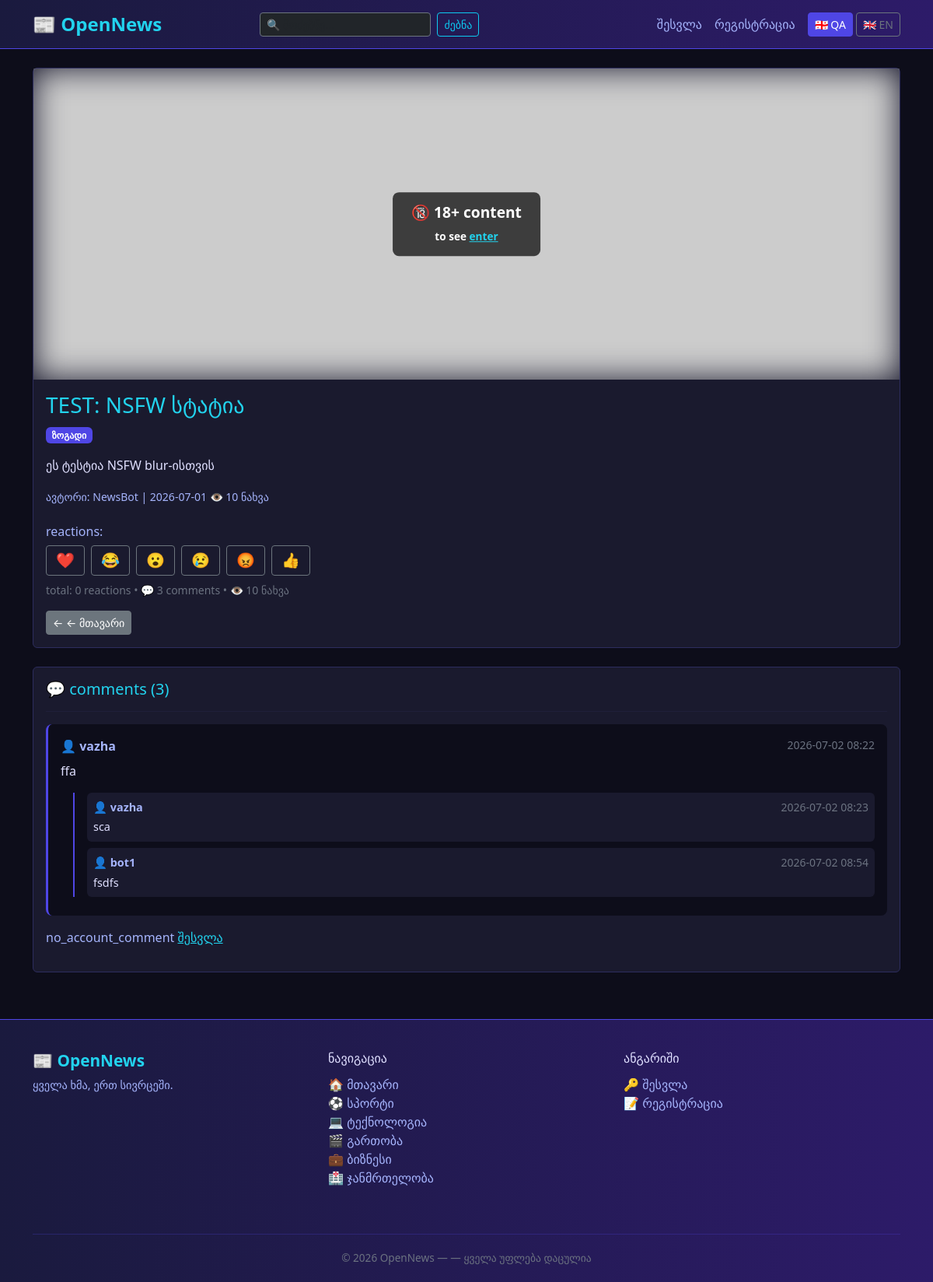
Page /post/61 on the committed database.
### models.py (models this page shows, shortened)
class Post(db.Model):
    id = db.Column(db.Integer, primary_key=True)
    title = db.Column(db.String(200), nullable=False)
    content = db.Column(db.Text, nullable=False)
    category = db.Column(db.String(50), nullable=False, default='ზოგადი')
    image_url = db.Column(db.String(500), nullable=True)
    image_filename = db.Column(db.String(200), nullable=True)
    youtube_url = db.Column(db.String(200), nullable=True)
    created_at = db.Column(db.DateTime, default=datetime.utcnow)
    author_id = db.Column(db.Integer, db.ForeignKey('user.id'), nullable=False)
    is_nsfw = db.Column(db.Boolean, default=False)
    views = db.Column(db.Integer, default=0)
    comments = db.relationship('Comment', backref='post', lazy=True, cascade='all, delete-orphan')
    likes = db.relationship('Like', backref='post', lazy=True, cascade='all, delete-orphan')

class User(db.Model, UserMixin):
    id = db.Column(db.Integer, primary_key=True)
    username = db.Column(db.String(80), unique=True, nullable=False)
    email = db.Column(db.String(120), unique=True, nullable=False)
    password_hash = db.Column(db.String(200), nullable=False)
    avatar = db.Column(db.String(200), nullable=True)
    created_at = db.Column(db.DateTime, default=datetime.utcnow)
    birth_date = db.Column(db.Date, nullable=True)
    role = db.Column(db.String(20), default="user")
    posts = db.relationship('Post', backref='author', lazy=True)

class Comment(db.Model):
    id = db.Column(db.Integer, primary_key=True)
    content = db.Column(db.Text, nullable=False)
    created_at = db.Column(db.DateTime, default=datetime.utcnow)
    author_id = db.Column(db.Integer, db.ForeignKey('user.id'), nullable=False)
    post_id = db.Column(db.Integer, db.ForeignKey('post.id'), nullable=False)
    parent_id = db.Column(db.Integer, db.ForeignKey('comment.id'), nullable=True)
    author = db.relationship('User', backref='comments')
    replies = db.relationship('Comment', backref=db.backref('parent', remote_side=[id]), lazy=True)

### routes.py (the view)
@app.route('/post/<int:id>')
def post_detail(id):
    post = Post.query.get_or_404(id)
    post.views += 1
    db.session.commit()
    return render_template('post_detail.html', post=post)

### templates/post_detail.html (shortened to what this page needs)
{% extends 'base.html' %}
{% block content %}
<div class="card mb-3">
    {% if post.image_filename or post.image_url %}
        {% set img_src = url_for('static', filename='uploads/' + post.image_filename) if post.image_filename else post.image_url %}
        {% if post.is_nsfw %}
            {% if current_user.is_authenticated and current_user.is_adult %}
                <div style="position: relative; overflow: hidden; cursor: pointer;"
                     onclick="
                         document.getElementById('nsfw-img').style.filter = 'none';
                         document.getElementById('nsfw-text').style.display = 'none';
                     ">
                    <img id="nsfw-img" src="{{ img_src }}" class="card-img-top"
                         style="max-height: 400px; object-fit: cover; filter: blur(20px);">
                    <div id="nsfw-text"
                         style="position: absolute; top: 50%; left: 50%;
                                transform: translate(-50%, -50%);
                                background: rgba(0,0,0,0.7); padding: 12px 24px;
                                border-radius: 8px; color: white; font-weight: bold;
                                font-size: 1.2rem; white-space: nowrap;">
                        ⚠️ NSFW — 18+ {{ t("content") }}
                    </div>
                </div>
            {% else %}
                <div style="position: relative; overflow: hidden;">
                    <img src="{{ img_src }}" class="card-img-top"
                         style="max-height: 400px; object-fit: cover; filter: blur(20px);">
                    <div style="position: absolute; top: 50%; left: 50%;
                                transform: translate(-50%, -50%);
                                background: rgba(0,0,0,0.7); padding: 12px 24px;
                                border-radius: 8px; color: white; font-weight: bold;
                                font-size: 1.2rem; text-align: center;">
                        🔞 18+ {{ t("content") }}<br>
                        <small style="font-size: 0.85rem;">
                            {% if not current_user.is_authenticated %}
                                to see <a href="{{ url_for('login') }}" style="color: #22d3ee;">{{ t("enter") }}</a>
                            {% else %}
                                to see, you must be an adult user. Please update your profile.
                            {% endif %}
                        </small>
                    </div>
                </div>
            {% endif %}
        {% else %}
            <img src="{{ img_src }}" class="card-img-top" style="max-height: 400px; object-fit: cover;">
        {% endif %}
    {% endif %}
    <div class="card-body">
        <h3 class="card-title" style="color: #22d3ee;">{{ t(post.title) }}</h3>
        <span class="badge mb-3" style="background-color: #4f46e5;">{{ tc(post.category) }}</span>
        <p class="card-text">{{ t(post.content) }}</p>
        <small style="color: #a5b4fc;">
            {{ t("author") }}: {{ post.author.username }} |
            {{ post.created_at.strftime('%Y-%m-%d') }}
            👁️ {{ post.views }} {{ t("views") }}
        </small>
        <div class="mt-4">
            <h6 style="color: #a5b4fc;">{{ t("reactions") }}:</h6>
            {% set reactions = ['❤️', '😂', '😮', '😢', '😡', '👍'] %}
            {% set user_reaction = namespace(value='') %}
            {% if current_user.is_authenticated %}
                {% for like in post.likes %}
                    {% if like.user_id == current_user.id %}
                        {% set user_reaction.value = like.reaction %}
                    {% endif %}
                {% endfor %}
            {% endif %}
            <div class="d-flex flex-wrap gap-2">
                {% for emoji in reactions %}
                    {% set count = post.likes | selectattr('reaction', 'equalto', emoji) | list | length %}
                    {% if current_user.is_authenticated %}
                        <form action="{{ url_for('like_post', id=post.id) }}" method="POST" style="display: inline;">
                            <input type="hidden" name="reaction" value="{{ emoji }}">
                            <button type="submit"
                                    class="btn btn-sm {% if user_reaction.value == emoji %}btn-primary{% else %}btn-outline-secondary{% endif %}"
                                    style="font-size: 1.2rem; padding: 4px 12px;">
                                {{ emoji }}{% if count > 0 %} <span style="font-size: 0.8rem;">{{ count }}</span>{% endif %}
                            </button>
                        </form>
                    {% else %}
                        <a href="{{ url_for('login') }}" class="btn btn-sm btn-outline-secondary"
                           style="font-size: 1.2rem; padding: 4px 12px;">
                            {{ emoji }}{% if count > 0 %} <span style="font-size: 0.8rem;">{{ count }}</span>{% endif %}
                        </a>
                    {% endif %}
                {% endfor %}
            </div>
            <small class="mt-2 d-block" style="color: #6b7280;">
                {{ t("total") }}: {{ post.likes|length }} {{ t("reactions") }} • 💬 {{ post.comments|length }} {{ t("comments") }} • 👁️ {{ post.views }} {{ t("views") }}
            </small>
        </div>
        <div class="mt-3">
            <a href="{{ url_for('index') }}" class="btn btn-sm btn-secondary">← {{ t("back_home") }}</a>
        </div>
    </div>
</div>
<div class="card mt-4">
    <div class="card-body">
        <h5 style="color: #22d3ee;">💬 {{ t("comments") }} ({{ post.comments|length }})</h5>
        <hr style="border-color: #2d2d5e;">
        {% if post.comments %}
            {% for comment in post.comments %}
                {% if not comment.parent_id %}
                <div class="mb-3 p-3" style="background: #0d0d1a; border-radius: 8px; border-left: 3px solid #4f46e5;">
                    <div class="d-flex justify-content-between">
                        <strong style="color: #a5b4fc;">👤 {{ comment.author.username }}</strong>
                        <small style="color: #6b7280;">{{ comment.created_at.strftime('%Y-%m-%d %H:%M') }}</small>
                    </div>
                    <p class="mt-2 mb-2">{{ comment.content }}</p>
                    {% if comment.replies %}
                    <div class="mt-3" style="border-left: 2px solid #4f46e5; padding-left: 16px; margin-left: 16px;">
                        {% for reply in comment.replies %}
                        <div class="mb-2 p-2" style="background: #1a1a2e; border-radius: 6px;">
                            <div class="d-flex justify-content-between">
                                <strong style="color: #a5b4fc; font-size: 0.9rem;">👤 {{ reply.author.username }}</strong>
                                <small style="color: #6b7280;">{{ reply.created_at.strftime('%Y-%m-%d %H:%M') }}</small>
                            </div>
                            <p class="mt-1 mb-0" style="font-size: 0.9rem;">{{ reply.content }}</p>
                        </div>
                        {% endfor %}
                    </div>
                    {% endif %}
                </div>
                {% endif %}
            {% endfor %}
        {% else %}
            <p style="color: #6b7280;">{{ t("no_comments") }}</p>
        {% endif %}
        {% if current_user.is_authenticated %}
            <hr style="border-color: #2d2d5e;">
            <form action="{{ url_for('add_comment', id=post.id) }}" method="POST">
                <div class="mb-3">
                    <label class="form-label">{{ t("add_comment") }}</label>
                    <textarea name="content" rows="3"
                              class="form-control bg-dark text-light border-secondary"
                              placeholder="{{ t("write_comment") }}" required></textarea>
                </div>
                <button type="submit" class="btn btn-primary">{{ t("add_comment") }}</button>
            </form>
        {% else %}
            <p style="color: #a5b4fc;">
                {{ t("no_account_comment") }}
                <a href="{{ url_for('login') }}" style="color: #22d3ee;">{{ t("login") }}</a>
            </p>
        {% endif %}
    </div>
</div>
{% endblock %}

### templates/base.html (shortened to what this page needs)
<!DOCTYPE html>
<html lang="ka">
<head>
    <link href="https://cdn.jsdelivr.net/npm/bootstrap@5.3.0/dist/css/bootstrap.min.css" rel="stylesheet">
</head>
<body>
{% include 'navbar.html' %}
<div class="container">
    {% block content %}{% endblock %}
</div>
{% include 'footer.html' %}
</body>
</html>

### templates/navbar.html (shortened to what this page needs)
<nav class="navbar navbar-expand-lg mb-4">
    <div class="container">
        <a class="navbar-brand" href="{{ url_for('index') }}">📰 {{ t('site_name') }}</a>
        <div class="collapse navbar-collapse" id="navbarContent">
            <form action="{{ url_for('search') }}" method="GET" class="d-flex mx-auto my-2 my-lg-0">
                <input type="text" name="q"
                       placeholder="{{ t('search_placeholder') }}"
                       class="form-control form-control-sm bg-dark text-light border-secondary"
                       style="width: 220px;">
                <button type="submit" class="btn btn-sm btn-outline-info ms-2">{{ t('search') }}</button>
            </form>
            <div class="navbar-nav ms-auto align-items-lg-center">
                {% if current_user.is_authenticated %}
                    <a class="nav-link" href="{{ url_for('add_post') }}">{{ t('add_post') }}</a>
                    <a class="nav-link" href="{{ url_for('profile') }}">👤 {{ current_user.username }}</a>
                    <a class="nav-link" href="{{ url_for('logout') }}">{{ t('logout') }}</a>
                {% else %}
                    <a class="nav-link" href="{{ url_for('login') }}">{{ t('login') }}</a>
                    <a class="nav-link" href="{{ url_for('register') }}">{{ t('register') }}</a>
                {% endif %}
                <div class="d-flex gap-1 ms-lg-2">
                    <a href="{{ url_for('set_language', lang='ka') }}"
                       class="btn btn-sm {% if session.get('lang', 'ka') == 'ka' %}btn-primary{% else %}btn-outline-secondary{% endif %}">
                        🇬🇪 QA
                    </a>
                    <a href="{{ url_for('set_language', lang='en') }}"
                       class="btn btn-sm {% if session.get('lang') == 'en' %}btn-primary{% else %}btn-outline-secondary{% endif %}">
                        🇬🇧 EN
                    </a>
                </div>
            </div>
        </div>
    </div>
</nav>

### templates/footer.html
<footer style="background: linear-gradient(90deg, #1a1a3e, #2d1b69);
               border-top: 1px solid #4f46e5;
               margin-top: 60px; padding: 40px 0 20px;">
    <div class="container">
        <div class="row">
            <div class="col-md-4 mb-4">
                <h5 style="color: #22d3ee; font-weight: bold; font-size: 1.3rem;">
                    📰 OpenNews
                </h5>
                <p style="color: #a5b4fc; font-size: 0.9rem;">
                    {{ t('every voice, one place') }}
                </p>
            </div>
            <div class="col-md-4 mb-4">
                <h6 style="color: #e0e0ff; margin-bottom: 12px;">{{ t('navigation') }}</h6>
                <ul class="list-unstyled">
                    <li><a href="{{ url_for('index') }}"
                           style="color: #a5b4fc; text-decoration: none;">🏠 {{ t('home') }}</a></li>
                    <li><a href="{{ url_for('index', category='სპორტი') }}"
                           style="color: #a5b4fc; text-decoration: none;">⚽ {{ t('sports') }}</a></li>
                    <li><a href="{{ url_for('index', category='ტექნოლოგია') }}"
                           style="color: #a5b4fc; text-decoration: none;">💻 {{ t('technology') }}</a></li>
                    <li><a href="{{ url_for('index', category='გართობა') }}"
                           style="color: #a5b4fc; text-decoration: none;">🎬 {{ t('entertainment') }}</a></li>
                    <li><a href="{{ url_for('index', category='ბიზნესი') }}"
                           style="color: #a5b4fc; text-decoration: none;">💼 {{ t('business') }}</a></li>
                    <li><a href="{{ url_for('index', category='ჯანმრთელობა') }}"
                           style="color: #a5b4fc; text-decoration: none;">🏥 {{ t('health') }}</a></li>
                </ul>
            </div>
            <div class="col-md-4 mb-4">
                <h6 style="color: #e0e0ff; margin-bottom: 12px;">{{ t('account') }}</h6>
                <ul class="list-unstyled">
                    {% if current_user.is_authenticated %}
                        <li><a href="{{ url_for('profile') }}"
                               style="color: #a5b4fc; text-decoration: none;">👤 {{ t('profile') }}</a></li>
                        <li><a href="{{ url_for('add_post') }}"
                               style="color: #a5b4fc; text-decoration: none;">✏️ {{ t('add_post') }}</a></li>
                        <li><a href="{{ url_for('logout') }}"
                               style="color: #a5b4fc; text-decoration: none;">🚪 {{ t('logout') }}</a></li>
                    {% else %}
                        <li><a href="{{ url_for('login') }}"
                               style="color: #a5b4fc; text-decoration: none;">🔑 {{ t('login') }}</a></li>
                        <li><a href="{{ url_for('register') }}"
                               style="color: #a5b4fc; text-decoration: none;">📝 {{ t('register') }}</a></li>
                    {% endif %}
                </ul>
            </div>
        </div>
        <hr style="border-color: #4f46e5; margin: 20px 0;">
        <div class="text-center">
            <p style="color: #6b7280; font-size: 0.85rem; margin: 0;">
                © 2026 OpenNews — {{ t('all_rights_reserved') }}
            </p>
        </div>
    </div>
</footer>

### rows in the picture
Post: title "TEST: NSFW სტატია", category "ზოგადი", content "ეს ტესტია NSFW blur-ისთვის", created_at "2026-07-01", views "10"
User: author.username "NewsBot"
Comment: author.username "vazha", created_at "2026-07-02 08:22", content "ffa"
Comment: author.username "vazha", created_at "2026-07-02 08:23", content "sca"
Comment: author.username "bot1", created_at "2026-07-02 08:54", content "fsdfs"

### other values in the picture
{{ t('site_name') }} "OpenNews"
{{ t('search') }} "ძებნა"
{{ t('login') }} "შესვლა"
{{ t('register') }} "რეგისტრაცია"
{{ t("content") }} "content"
{{ t("enter") }} "enter"
{{ t("author") }} "ავტორი"
{{ t("views") }} "ნახვა"
{{ t("reactions") }} "reactions"
{{ emoji }} "❤️" "😂" "😮" "😢" "😡" "👍"
{{ t("total") }} "total"
{{ post.likes|length }} "0"
{{ post.comments|length }} "3"
{{ t("comments") }} "comments"
{{ t("back_home") }} "← მთავარი"
